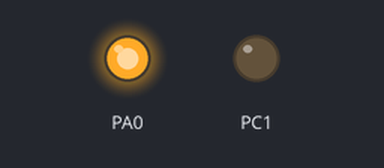
Bench run of a program on a simulated ATmega32, built with avr-gcc and emulated at 16 MHz. On the bench: output pins drawn as LEDs (lit = HIGH). At 42.0 s the program stops and its outputs stay as they are.

Above: at 0.1 s.
Timing chart, 0 to 1.6 s (numbered marks = the images above):
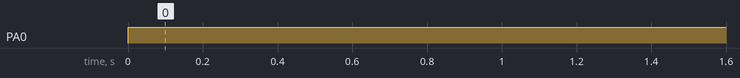

The program:

main.c
```c
/*
 * JT-160 Dc motor (black).c
 *

 */

#include <avr/io.h>


#include <avr/io.h>
#define F_CPU 16000000UL
#include <util/delay.h>

int main(void)
{

	DDRA  |= (1<<PA0);  //port pa0 output
	DDRC |= (1<<PC1);  //port pc1 output

	/* Replace with your application code */
	while (1)
	{

		PORTA|=(1<<0);
		_delay_ms(2000);

		PORTA|=(1<<0);
		_delay_ms(5000);

		PORTA|=(1<<0);
		_delay_ms(2000);

		PORTA|=(1<<0);
		_delay_ms(5000);
	}
}
```

Measured:
- by itself, PA0: LOW → HIGH at 0.00 s
